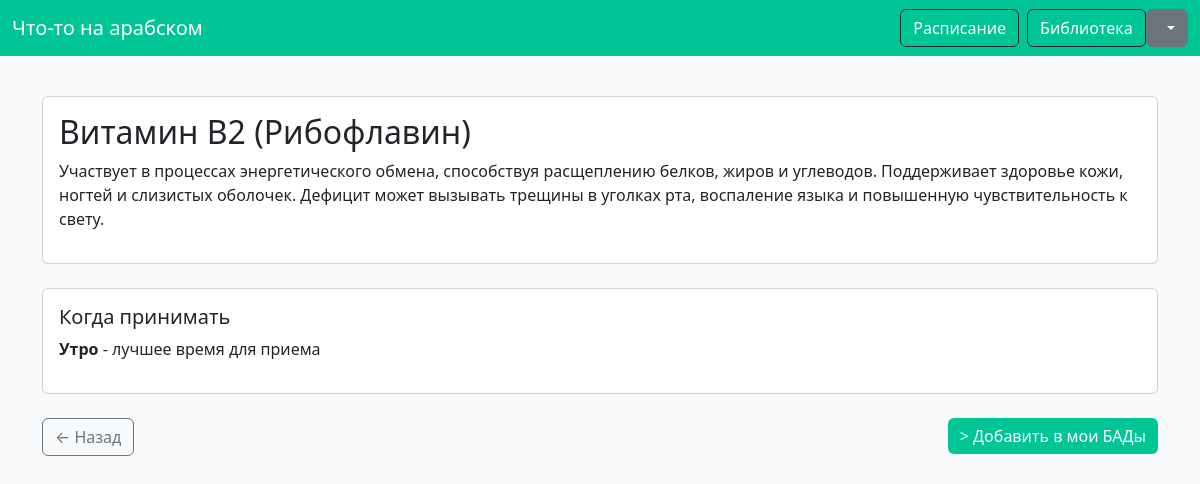
Screenshot of /api/3/library/3 with the database file from the repository.
### models.py (models this page shows)
class Supplements(db.Model):
    id = db.Column(db.Integer, primary_key=True)
    name = db.Column(db.String(100), nullable=False)
    description = db.Column(db.String(1000), nullable=False, default=False)
    time = db.Column(db.String(80), nullable=False)

### app.py (the view)
@app.route('/api/<int:user_id>/library/<int:sup_id>', methods=['GET'])
def get_supplement(user_id, sup_id):
    supplement = Supplements.query.get_or_404(sup_id)
    return render_template('text.html',
                         supplement=supplement,
                         user_id=user_id)

### templates/text.html
{% extends 'base.html' %}
{% block content %}
<body class="bg-light">
    <div class="container py-4">
        {% if supplement %}
            <div class="card mb-4">
                <div class="card-body">
                    <h2 class="card-title">{{ supplement.name }}</h2>
                    <div class="card-text">
                            <p>{{ supplement.description }}</p>
                    </div>
                </div>
            </div>
         <div class="card mb-4">
            <div class="card-body">
                <h5 class="card-title">Когда принимать</h5>
                <p>
                    {% if supplement.time == 'MORNING' %}
                        <strong>Утро</strong> - лучшее время для приема
                    {% elif supplement.time == 'NOON' %}
                        <strong>День</strong> - оптимальное время
                    {% elif supplement.time == 'AFTERNOON' %}
                        <strong>После полудня</strong> - рекомендуемое время
                    {% else %}
                        <strong>Вечер</strong> - предпочтительное время
                    {% endif %}
                </p>
            </div>
        </div>
            <div class="d-flex justify-content-between">
                <a href="/api/{{ user_id }}/library" class="btn btn-outline-secondary">
                    ← Назад
                </a>
                <form method="post" action="/api/{{ user_id }}/library/{{ supplement.id }}">
                    <button class="btn" style="background-color: #00C597; color: white; border: none;">>
                        Добавить в мои БАДы
                    </button>
                </form>
            </div>
        {% else %}
            <div class="alert alert-danger">
                БАД не найден
            </div>
        {% endif %}
    </div>
</body>
{% endblock %}

### rows the page displays
Supplements: name "Витамин B2 (Рибофлавин)", description "Участвует в процессах энергетического обмена, способствуя расщеплению белков, жиров и углеводов. Поддерживает здоровье кожи, ногтей и слизистых оболочек. Дефицит может вызывать трещины в уголках рта, воспаление языка и повышенную чувствительность к свету."
